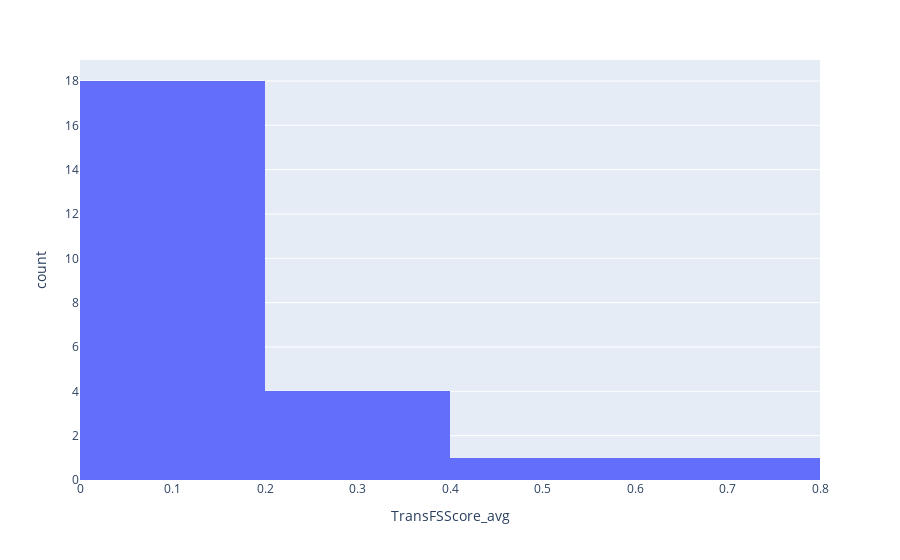

Notebook code for this chart:
### Code cell
fig = px.histogram(merged, x="TransFSScore_avg")
fig.show()

### Figure 1 — Plotly figure (JSON) as saved in the notebook; plotly's stock layout.template omitted (floating-point values rounded to 4 significant figures)
{"data": [{"alignmentgroup": "True", "bingroup": "x", "hovertemplate": "TransFSScore_avg=%{x}<br>count=%{y}<extra></extra>", "legendgroup": "", "marker": {"color": "#636efa"}, "name": "", "offsetgroup": "", "orientation": "v", "showlegend": false, "type": "histogram", "x": [0.1588, 0.05844, 0.02276, 0.5392, 0.7405, 0.08912, 0.04448, 0.01846, 0.009568, 0.01037, 0.02131, 0.2055, 0.01674, 0.04877, 0.03935, 0.03133, 0.1886, 0.06796, 0.3725, 0.03124, 0.3046, 0.1885, 0.2591, 0.1602], "xaxis": "x", "yaxis": "y"}], "layout": {"barmode": "relative", "legend": {"tracegroupgap": 0}, "margin": {"t": 60}, "xaxis": {"anchor": "y", "domain": [0, 1], "title": {"text": "TransFSScore_avg"}}, "yaxis": {"anchor": "x", "domain": [0, 1], "title": {"text": "count"}}}}
